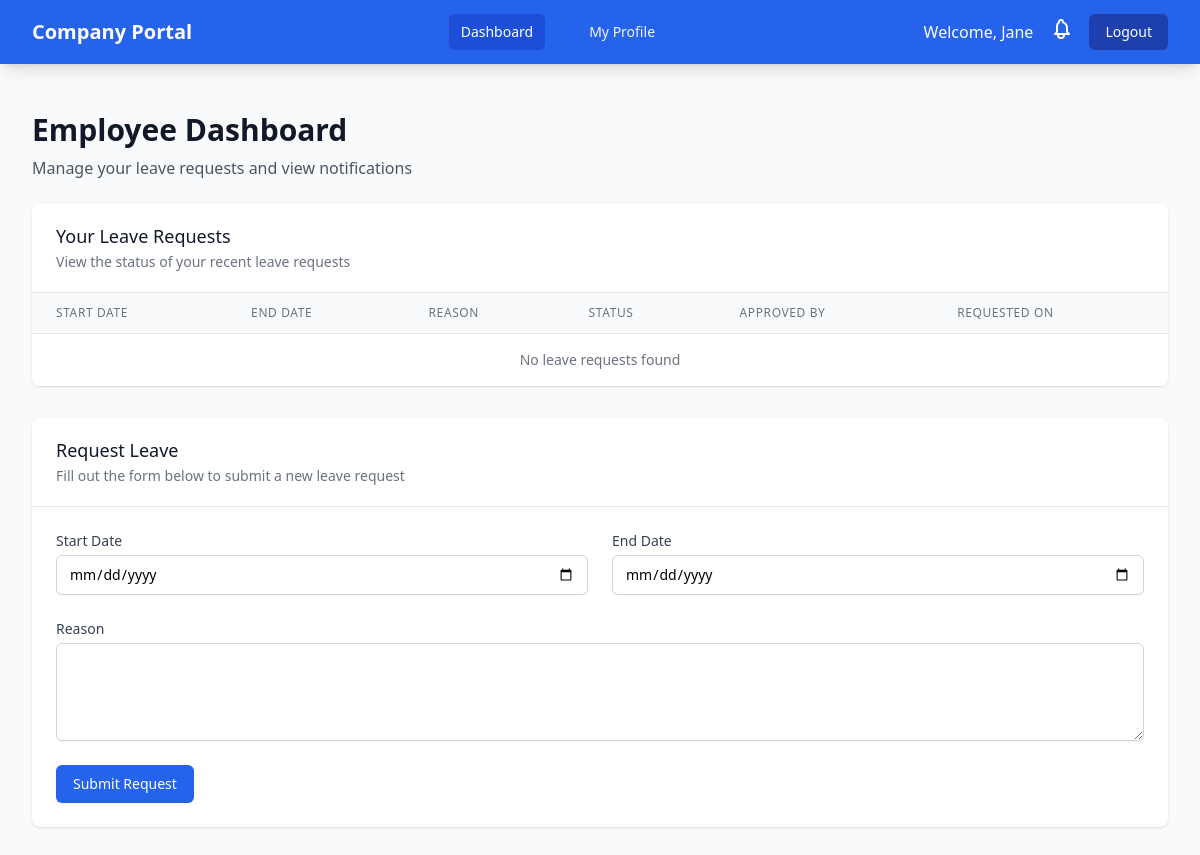
The app's page /Employee/employee_dashboard.php (signed in), older data.
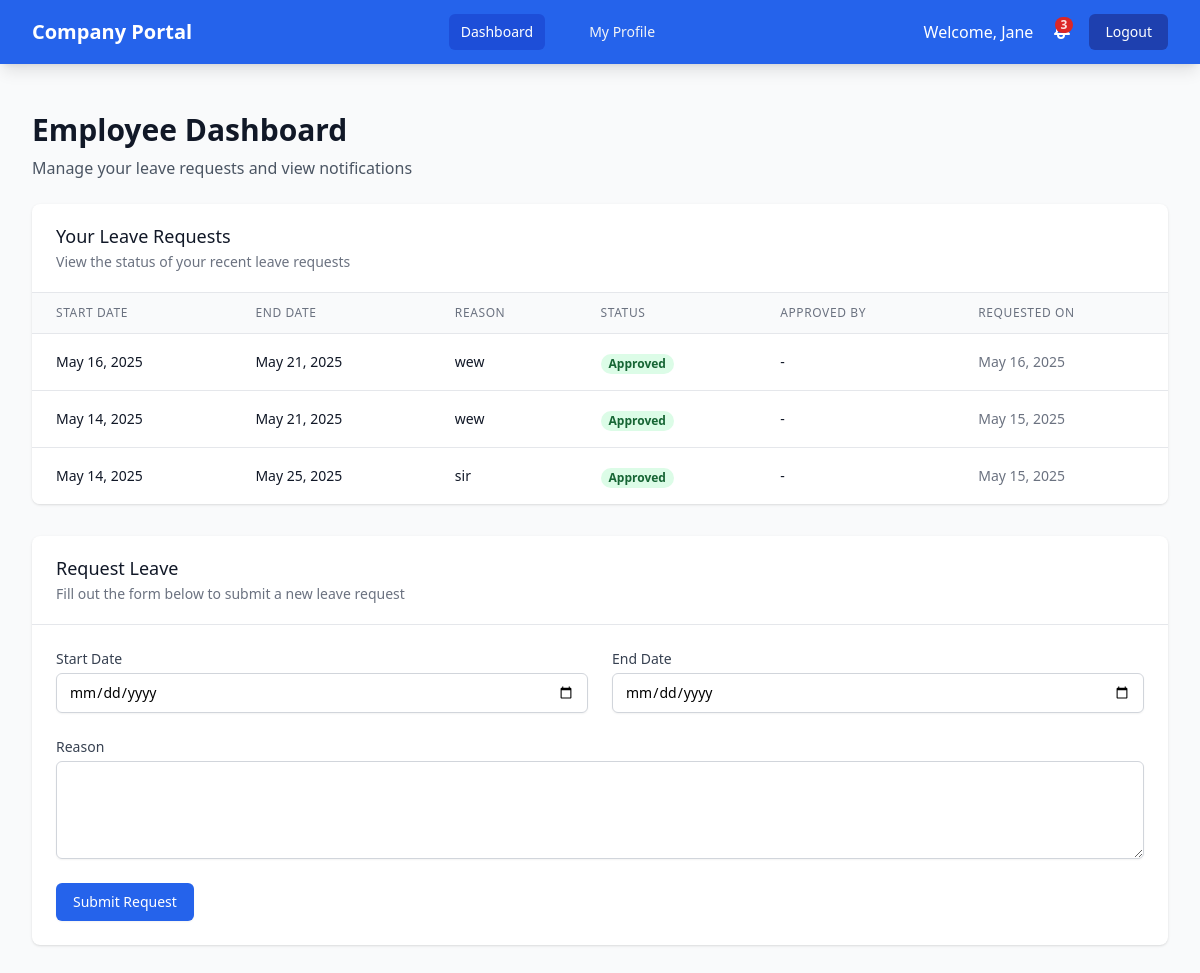
The same page, newer data.
### tables this page shows
CREATE TABLE `leave_requests` (
  `id` int(11) NOT NULL,
  `user_id` int(11) NOT NULL,
  `start_date` date NOT NULL,
  `end_date` date NOT NULL,
  `reason` text DEFAULT NULL,
  `status` enum('pending','approved','declined') DEFAULT 'pending',
  `created_at` timestamp NOT NULL DEFAULT current_timestamp(),
  `request_date` timestamp NOT NULL DEFAULT current_timestamp(),
  `approver_id` int(11) DEFAULT NULL,
  `approved_by` int(11) DEFAULT NULL,
  `approved_by_name` varchar(255) DEFAULT NULL
);

### Employee/employee_dashboard.php (the view, shortened to what the changed rows need)
<?php
require '../Includes/db.php';
$leave_request_query = "SELECT lr.*,
                        u.name as approver_name,
                        u.role as approver_role
                        FROM leave_requests lr
                        LEFT JOIN users u ON lr.approver_id = u.id
                        WHERE lr.user_id = ?
                        ORDER BY lr.request_date DESC";
$stmt = $conn->prepare($leave_request_query);
$stmt->bind_param("i", $_SESSION['user_id']);
$stmt->execute();
$leave_result = $stmt->get_result();
?>
<!DOCTYPE html>
<html lang="en">
<head>
    <script src="https://cdn.tailwindcss.com"></script>
</head>
<body class="bg-gray-50 min-h-screen">
<nav class="bg-blue-600 shadow-lg">
    <div class="max-w-7xl mx-auto px-4 sm:px-6 lg:px-8">
        <div class="flex justify-between h-16">
            <div class="flex items-center space-x-4">
                <div class="relative">
                    <button id="notificationBtn" class="relative text-white hover:text-yellow-300 focus:outline-none">
                        <?php
                        $notification_count_query = "SELECT COUNT(*) as count FROM leave_requests
                                                    WHERE user_id = ? AND (status = 'approved' OR status = 'declined')";
                        $stmt = $conn->prepare($notification_count_query);
                        if ($stmt) {
                            $stmt->bind_param("i", $_SESSION['user_id']);
                            $stmt->execute();
                            $count_result = $stmt->get_result();
                            $notification_count = $count_result->fetch_assoc()['count'];
                            if ($notification_count > 0 && !$_SESSION['viewed_notifications']):
                            ?>
                                <span id="notificationBadge" class="absolute top-0 right-0 inline-flex items-center justify-center px-1.5 py-0.5 text-xs font-bold leading-none text-red-100 bg-red-600 rounded-full">
                                    <?= $notification_count ?>
                                </span>
                            <?php
                            endif;
                        }
                        ?>
                    </button>
                </div>
            </div>
        </div>
    </div>
</nav>
    <div class="max-w-7xl mx-auto py-6 px-4 sm:px-6 lg:px-8">
        <div class="py-6">
            <h1 class="text-3xl font-bold text-gray-900 mb-2">Employee Dashboard</h1>
            <div class="bg-white shadow overflow-hidden sm:rounded-lg mb-8">
                <div class="px-4 py-5 border-b border-gray-200 sm:px-6">
                    <h2 class="text-lg leading-6 font-medium text-gray-900">
                        Your Leave Requests
                    </h2>
                </div>
                <div class="overflow-x-auto">
                    <table class="min-w-full divide-y divide-gray-200">
                        <thead class="bg-gray-50">
                            <tr>
                                <th class="px-6 py-3 text-left text-xs font-medium text-gray-500 uppercase tracking-wider">Start Date</th>
                                <th class="px-6 py-3 text-left text-xs font-medium text-gray-500 uppercase tracking-wider">End Date</th>
                                <th class="px-6 py-3 text-left text-xs font-medium text-gray-500 uppercase tracking-wider">Reason</th>
                                <th class="px-6 py-3 text-left text-xs font-medium text-gray-500 uppercase tracking-wider">Status</th>
                                <th class="px-6 py-3 text-left text-xs font-medium text-gray-500 uppercase tracking-wider">Approved By</th>
                                <th class="px-6 py-3 text-left text-xs font-medium text-gray-500 uppercase tracking-wider">Requested On</th>
                            </tr>
                        </thead>
                        <tbody class="bg-white divide-y divide-gray-200">
                            <?php
                            if ($leave_result && $leave_result->num_rows > 0) {
                                mysqli_data_seek($leave_result, 0);
                                while ($row = $leave_result->fetch_assoc()):
                                    $status_color = '';
                                    if ($row['status'] === 'approved') {
                                        $status_color = 'bg-green-100 text-green-800';
                                    } elseif ($row['status'] === 'declined') {
                                        $status_color = 'bg-red-100 text-red-800';
                                    } else {
                                        $status_color = 'bg-yellow-100 text-yellow-800';
                                    }
                                    $approver_display = '-';
                            ?>
                                <tr>
                                    <td class="px-6 py-4 whitespace-nowrap text-sm text-gray-900"><?= date('M d, Y', strtotime($row['start_date'])) ?></td>
                                    <td class="px-6 py-4 whitespace-nowrap text-sm text-gray-900"><?= date('M d, Y', strtotime($row['end_date'])) ?></td>
                                    <td class="px-6 py-4 text-sm text-gray-900"><?= htmlspecialchars($row['reason']) ?></td>
                                    <td class="px-6 py-4 whitespace-nowrap">
                                        <span class="px-2 inline-flex text-xs leading-5 font-semibold rounded-full <?= $status_color ?>">
                                            <?= ucfirst($row['status']) ?>
                                        </span>
                                    </td>
                                    <td class="px-6 py-4 whitespace-nowrap text-sm text-gray-900"><?= $approver_display ?></td>
                                    <td class="px-6 py-4 whitespace-nowrap text-sm text-gray-500"><?= date('M d, Y', strtotime($row['request_date'])) ?></td>
                                </tr>
                            <?php
                                endwhile;
                            } else {
                            ?>
                                <tr>
                                    <td colspan="6" class="px-6 py-4 text-sm text-center text-gray-500">No leave requests found</td>
                                </tr>
                            <?php } ?>
                        </tbody>
                    </table>
                </div>
            </div>
            <div class="bg-white shadow overflow-hidden sm:rounded-lg mb-8">
                <div class="px-4 py-5 border-b border-gray-200 sm:px-6">
                    <h2 class="text-lg leading-6 font-medium text-gray-900">
                        Request Leave
                    </h2>
                </div>
            </div>
        </div>
    </div>
</body>
</html>

Row changes from the older to the newer data that the page shows:
added leave_requests: start_date "May 16, 2025", end_date "May 21, 2025", reason "wew", status "Approved", approver_display "-", request_date "May 16, 2025"
added leave_requests: start_date "May 14, 2025", end_date "May 21, 2025", reason "wew", status "Approved", approver_display "-", request_date "May 15, 2025"
added leave_requests: start_date "May 14, 2025", end_date "May 25, 2025", reason "sir", status "Approved", approver_display "-", request_date "May 15, 2025"
Text that changed along with them:
$notification_count: (not shown) → "3"
text no longer shown: "No leave requests found"
